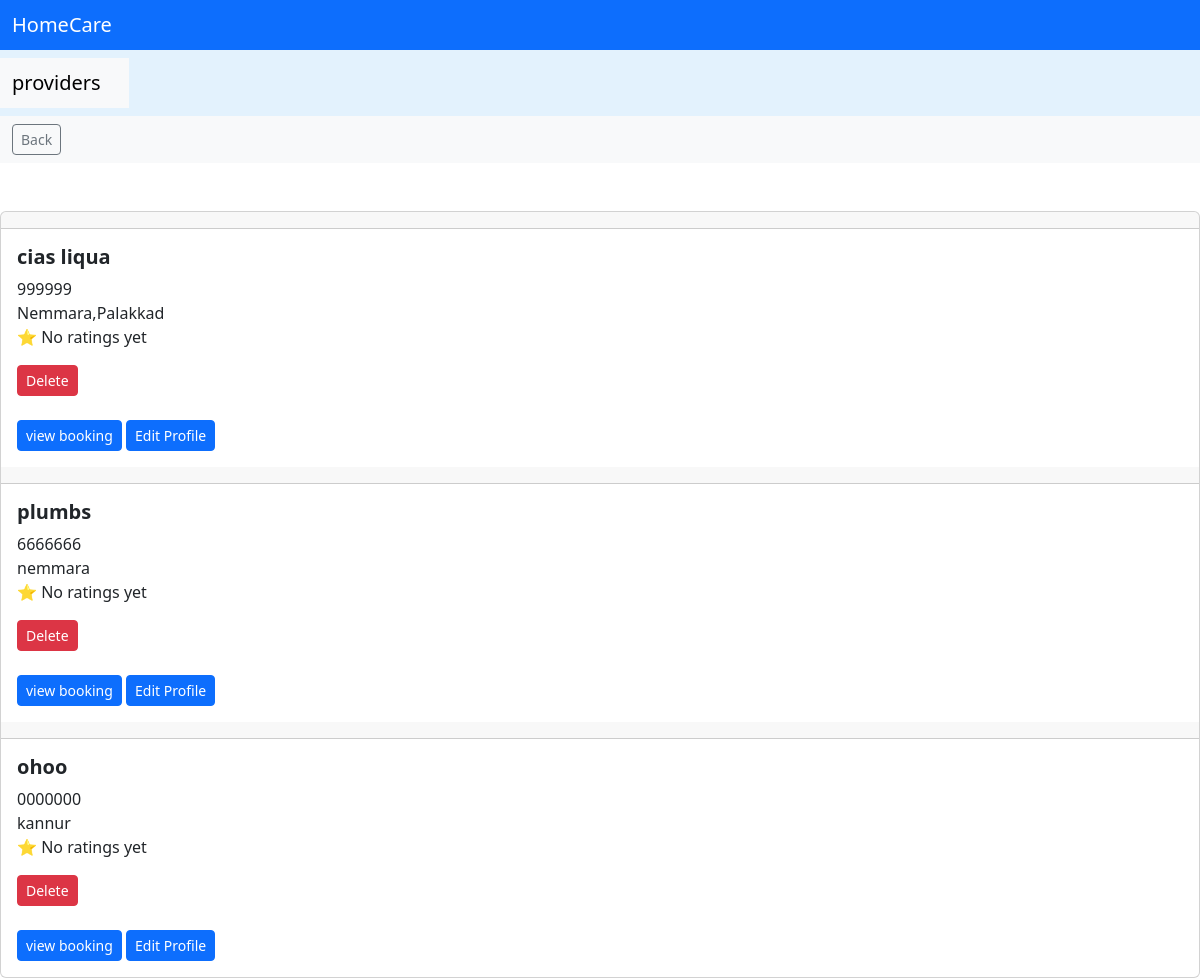
The app's page /view_providers/2/ with its own data.
### provider_app/models.py (models this page shows, shortened)
class ProviderService(models.Model):
    provider = models.ForeignKey(Provider, on_delete=models.CASCADE)
    service = models.ForeignKey(Service, on_delete=models.CASCADE)
    price = models.DecimalField(max_digits=8, decimal_places=2)

class Provider(models.Model):
    user = models.OneToOneField(User, on_delete=models.CASCADE)
    company_name = models.CharField(max_length=100)
    phone = models.CharField(max_length=15)
    address = models.TextField()

### admin_app/views.py (the view)
# urls.py: path('view_providers/<int:service_id>/',views.view_providers,name='view_providers'),
def view_providers(request,service_id):
    providers = ProviderService.objects.filter(
        service_id=service_id
    ).select_related('provider').annotate(
        avg_rating=Avg('review__rating')
    )
    return render(request, 'view_providers.html', {'providers': providers})

### admin_app/templates/view_providers.html (shortened to what this page needs)
<!DOCTYPE html>
<html lang="en">
<head>
    <link href="https://cdn.jsdelivr.net/npm/bootstrap@5.3.8/dist/css/bootstrap.min.css" rel="stylesheet">
</head>
<body>
     <nav class="navbar bg-primary" data-bs-theme="dark">
  <div class="container-fluid">
    <span class="navbar-brand mb-0 h1">HomeCare</span>
  </div>
</nav>
<nav class="navbar" style="background-color: #e3f2fd;" data-bs-theme="light">
  <nav class="navbar bg-body-tertiary">
  <div class="container-fluid">
    <span class="navbar-brand mb-0 h1">providers</span>
  </div>
</nav>
</nav>
<nav class="navbar bg-body-tertiary">
  <form class="container-fluid justify-content-start">
    <a href="{% url 'view_services' %}" class="btn btn-sm btn-outline-secondary">Back</a>
  </form>
</nav>
<br><br>
    <div class="card">
      {% for provider in providers %}
  <h5 class="card-header"></h5>
  <div class="card-body">
    <h5 class="card-title"><strong>{{ provider.provider.company_name }}</strong><br></h5>
    <div class="card-text">  {{ provider.provider.phone }}<br>
    <div class="card-text">  {{ provider.provider.address }}<br>
       <p class="provider-rating">
    ⭐
    {% if provider.avg_rating %}
        <span class="rating-number">
          Rating : {{ provider.avg_rating|floatformat:1 }} / 5
        </span>
    {% else %}
        <span class="no-rating">No ratings yet</span>
    {% endif %}
</p>
      <div class="mt-2">
    <form action="{% url 'delete_provider' provider.id %}" method="POST"
          onsubmit="return confirm('Are you sure,you want to delete?');">
        <button class="btn btn-danger btn-sm">Delete</button>
    </form>
    <br>
    <a href="{% url 'view_bookings' provider.provider.id %}"  class="btn btn-primary btn-sm">view booking</a>
    <a href="{% url 'admin_edit_provider_profile' provider.id %}"
   class="btn btn-primary btn-sm">
   Edit Profile
</a>
</div>
      </div>
    </div></div>
    {% endfor %}
    </div>
</body>
</html>

### records on screen
ProviderService: provider.company_name "cias liqua", provider.phone "999999", provider.address "Nemmara,Palakkad", shows "No ratings yet"
ProviderService: provider.company_name "plumbs", provider.phone "6666666", provider.address "nemmara", shows "No ratings yet"
ProviderService: provider.company_name "ohoo", provider.phone "0000000", provider.address "kannur", shows "No ratings yet"
